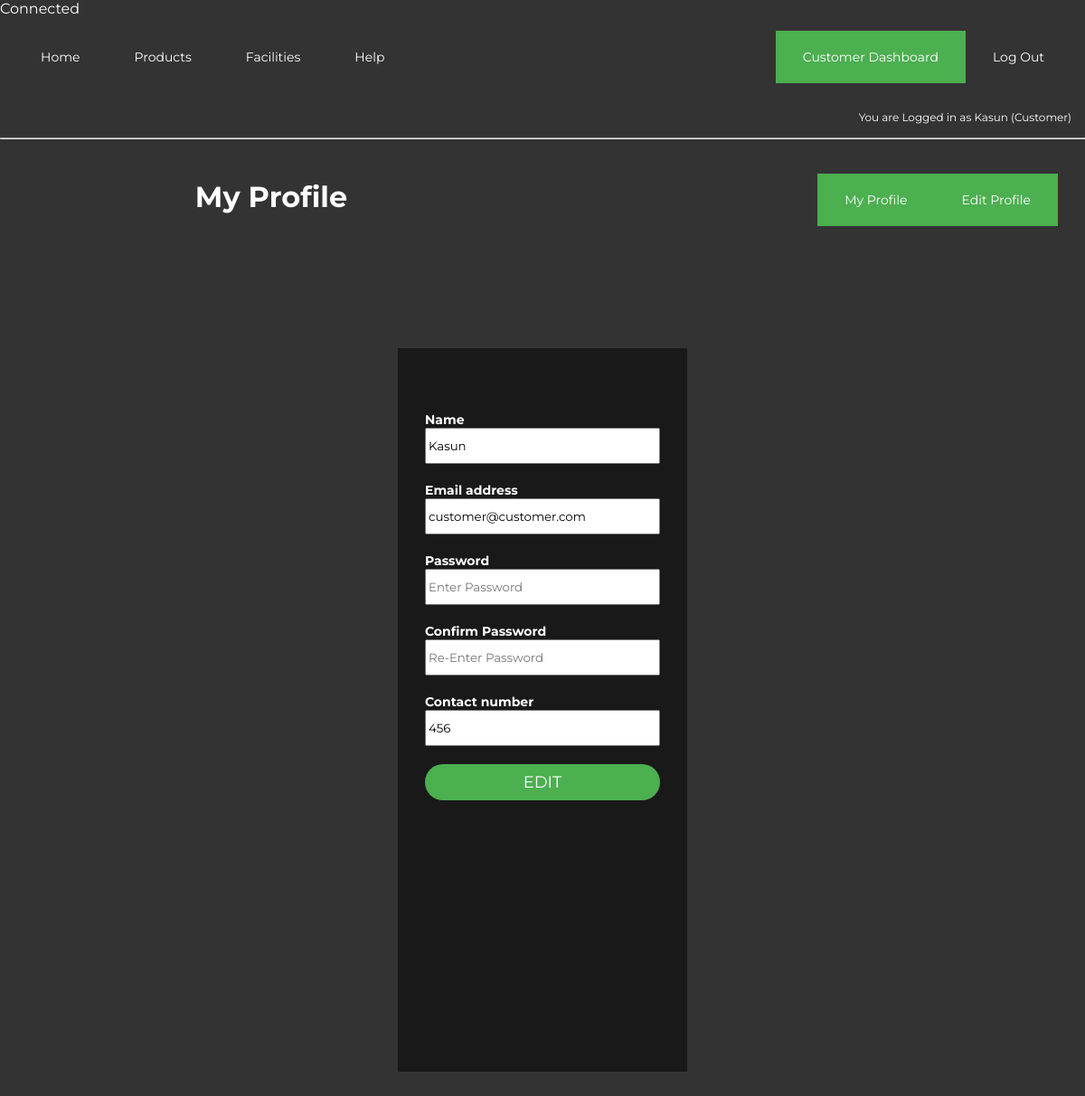
The app's page /customer-profile-edit.php (signed in) with its own data.
### tables this page shows
CREATE TABLE `users` (
  `userID` int(11) NOT NULL,
  `name` text NOT NULL,
  `email` varchar(50) NOT NULL,
  `password` varchar(50) NOT NULL,
  `usertype` varchar(1) NOT NULL,
  `contact` varchar(20) NOT NULL
);

### customer-profile-edit.php (the view, shortened to what this page needs)
<!DOCTYPE html>
<html>
<head>
    <link rel="stylesheet" type="text/css" href="css/style.css">
</head>
<body>
    <?php include('includes/header.php') ?>
    <hr>
    <div class="row-50">
        <h1 class="div-c">My Profile</h1>
    </div>
    <div class="row-50 bg-grey">
        <div class="row-100 navigation">
            <ul class="right-nav bg-green">
                      <li><a href="customer-profile-view.php" class="bg-green" >My Profile</a></li>
                      <li><a href="customer-profile-edit.php" class="bg-green" >Edit Profile</a></li>
            </ul>
        </div>
    </div>
    <div class="row-100"><h2 class="error-msg"><?php include_once('includes/message.php'); ?></h2></div>
    <?php
            $userID = $_SESSION["userID"];
            $selectusers = "SELECT * FROM users WHERE userID='$userID'";
            $userquery = mysqli_query($connection,$selectusers);
            echo "<div class=\"row-100\">";
                while($row = mysqli_fetch_assoc($userquery)){
                    echo "
                    <div class=\"row-100\">
                        <div class=\"login-box\">
                            <form action=\"customer-profile-edit-submit.php\" method=\"post\">
                                <p>Name</p>
                                <input type=\"text\" name=\"EditName\" placeholder=\"Edit name\" value=\"{$row['name']}\" required>
                                <p>Email address</p>
                                <input type=\"email\" name=\"EditEmail\" placeholder=\"email\" value=\"{$row['email']}\" required>
                                <p>Password</p>
                                <input type=\"password\" name=\"EditPassword\" placeholder=\"Enter Password\" required>
                                <p>Confirm Password</p>
                                <input type=\"password\" name=\"EditPassword2\" placeholder=\"Re-Enter Password\" required>
                                <p>Contact number</p>
                                <input type=\"text\" name=\"EditContact\" value=\"{$row['contact']}\">
                                <p></p>
                                <input type=\"hidden\" value=" .$row['userID']. " name=\"EditID\">
                                <input type=\"submit\" name=\"EditSubmit\" value=\"EDIT\" required >
                            </form>
                        </div>
                    </div>"
                        ;
            }
    ?>
</body>
</html>

### css/style.css (style rules this page uses)
* { box-sizing: border-box; font-family: 'Montserrat', sans-serif; }
body { margin: 0; background-color: #333; color: #FFF; }
p { font-size: 14px; }
h1 { font-size: 32px; }
a { font-size: 14px; text-decoration: none; color: #FFF; }
.row-25, .row-50, .row-75, .row-100 { float: left; position: relative; padding: 15px; }
.row-50 { width: 50%; }
.row-100 { width: 100%; }
.bg-grey { background-color: #333; }
.bg-green { background-color: #4CAF50; }
.div-c { text-align: center; }
.navigation ul { list-style-type: none; margin: 0; padding: 0; background-color: #333; }
.navigation .right-nav { float: right; }
.navigation li { float: left; margin-bottom: 30px; }
.navigation li a { display: block; color: white; text-align: center; padding: 20px 30px; text-decoration: none; }
.login-box { width: 320px; height: 100%; margin: 0 auto; background: rgba(0, 0, 0, 0.5); color: #fff; box-sizing: border-box; padding: 70px 30px; }
.login-box p { margin: 0; padding: 0; font-weight: bold; }
.login-box input { width: 100%; margin-bottom: 20px; }
.login-box input[type="submit"] { border: none; outline: none; height: 40px; background: #4CAF50; color: #fff; font-size: 18px; border-radius: 20px; }
input { width: 100%; height: 40px; }

### records on screen
users: EditName "Kasun", EditEmail "customer@customer.com", EditContact "456"

### other values on screen
$_SESSION['name'] "Kasun"
